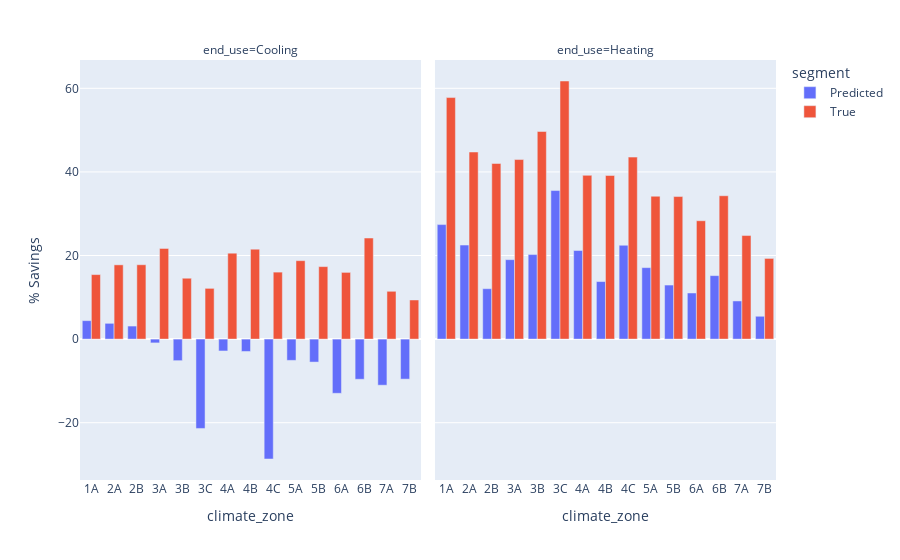

The code cell stored with this chart in its notebook:
### Code cell
import plotly.express as px

px.bar(
    percent_savings_by_climate_zone.melt(
        ignore_index=False, value_name="% Savings"
    ).reset_index(),
    x="climate_zone",
    y="% Savings",
    color="segment",
    barmode="group",
    facet_col="end_use",
)

### Figure 1 — Plotly figure (JSON) as saved in the notebook; plotly's stock layout.template omitted (floating-point values rounded to 4 significant figures)
{"data": [{"alignmentgroup": "True", "hovertemplate": "segment=Predicted<br>end_use=Cooling<br>climate_zone=%{x}<br>% Savings=%{y}<extra></extra>", "legendgroup": "Predicted", "marker": {"color": "#636efa", "pattern": {"shape": ""}}, "name": "Predicted", "offsetgroup": "Predicted", "orientation": "v", "showlegend": true, "textposition": "auto", "type": "bar", "x": ["1A", "2A", "2B", "3A", "3B", "3C", "4A", "4B", "4C", "5A", "5B", "6A", "6B", "7A", "7B"], "xaxis": "x", "y": [4.418, 3.776, 3.122, -0.9089, -5.158, -21.38, -2.839, -2.961, -28.68, -5.091, -5.497, -12.97, -9.61, -11.03, -9.579], "yaxis": "y"}, {"alignmentgroup": "True", "hovertemplate": "segment=Predicted<br>end_use=Heating<br>climate_zone=%{x}<br>% Savings=%{y}<extra></extra>", "legendgroup": "Predicted", "marker": {"color": "#636efa", "pattern": {"shape": ""}}, "name": "Predicted", "offsetgroup": "Predicted", "orientation": "v", "showlegend": false, "textposition": "auto", "type": "bar", "x": ["1A", "2A", "2B", "3A", "3B", "3C", "4A", "4B", "4C", "5A", "5B", "6A", "6B", "7A", "7B"], "xaxis": "x2", "y": [27.4, 22.5, 12.06, 19.01, 20.22, 35.54, 21.19, 13.77, 22.45, 17.1, 12.93, 11.03, 15.19, 9.127, 5.462], "yaxis": "y2"}, {"alignmentgroup": "True", "hovertemplate": "segment=True<br>end_use=Cooling<br>climate_zone=%{x}<br>% Savings=%{y}<extra></extra>", "legendgroup": "True", "marker": {"color": "#EF553B", "pattern": {"shape": ""}}, "name": "True", "offsetgroup": "True", "orientation": "v", "showlegend": true, "textposition": "auto", "type": "bar", "x": ["1A", "2A", "2B", "3A", "3B", "3C", "4A", "4B", "4C", "5A", "5B", "6A", "6B", "7A", "7B"], "xaxis": "x", "y": [15.43, 17.76, 17.79, 21.7, 14.56, 12.14, 20.57, 21.52, 16.03, 18.76, 17.34, 15.96, 24.18, 11.44, 9.359], "yaxis": "y"}, {"alignmentgroup": "True", "hovertemplate": "segment=True<br>end_use=Heating<br>climate_zone=%{x}<br>% Savings=%{y}<extra></extra>", "legendgroup": "True", "marker": {"color": "#EF553B", "pattern": {"shape": ""}}, "name": "True", "offsetgroup": "True", "orientation": "v", "showlegend": false, "textposition": "auto", "type": "bar", "x": ["1A", "2A", "2B", "3A", "3B", "3C", "4A", "4B", "4C", "5A", "5B", "6A", "6B", "7A", "7B"], "xaxis": "x2", "y": [57.78, 44.76, 42.02, 42.95, 49.67, 61.75, 39.18, 39.14, 43.54, 34.18, 34.1, 28.32, 34.3, 24.77, 19.3], "yaxis": "y2"}], "layout": {"annotations": [{"font": {}, "showarrow": false, "text": "end_use=Cooling", "x": 0.245, "xanchor": "center", "xref": "paper", "y": 1, "yanchor": "bottom", "yref": "paper"}, {"font": {}, "showarrow": false, "text": "end_use=Heating", "x": 0.755, "xanchor": "center", "xref": "paper", "y": 1, "yanchor": "bottom", "yref": "paper"}], "barmode": "group", "legend": {"title": {"text": "segment"}, "tracegroupgap": 0}, "margin": {"t": 60}, "xaxis": {"anchor": "y", "domain": [0, 0.49], "title": {"text": "climate_zone"}}, "xaxis2": {"anchor": "y2", "domain": [0.51, 1], "matches": "x", "title": {"text": "climate_zone"}}, "yaxis": {"anchor": "x", "domain": [0, 1], "title": {"text": "% Savings"}}, "yaxis2": {"anchor": "x2", "domain": [0, 1], "matches": "y", "showticklabels": false}}}
